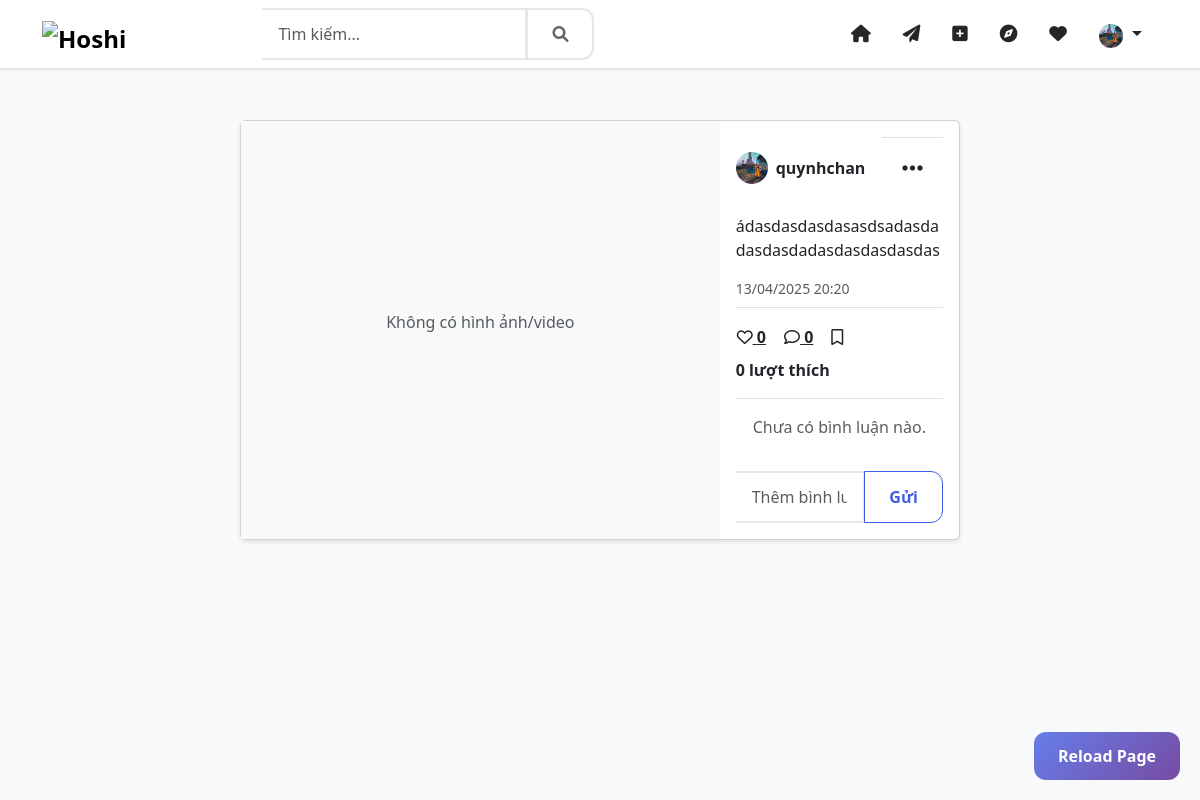
/posts/26/ (signed in), run on an earlier commit of the app's database.
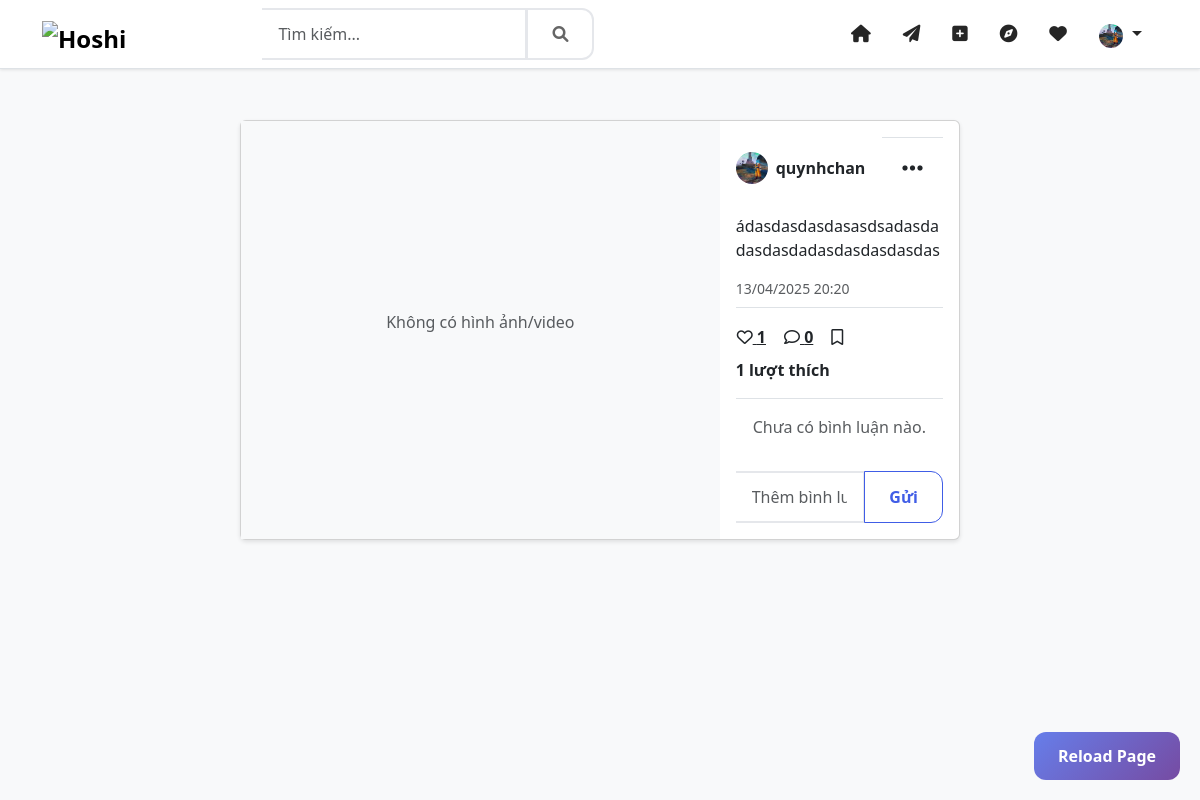
And on a later commit of the database.
### posts/models.py (models this page shows, shortened)
class Post(models.Model):
    author = models.ForeignKey(User,
                             on_delete=models.CASCADE,
                             related_name='posts')
    caption = models.TextField(blank=True)
    location = models.CharField(max_length=100, blank=True)
    created_at = models.DateTimeField(auto_now_add=True)
    updated_at = models.DateTimeField(auto_now=True)
    likes_count = models.PositiveIntegerField(default=0)
    comments_count = models.PositiveIntegerField(default=0)
    disable_comments = models.BooleanField(default=False)
    hide_likes = models.BooleanField(default=False)
    is_archived = models.BooleanField(default=False)
    notifications = GenericRelation(Notification)
    class Meta:
        ordering = ['-created_at']
        indexes = [
            models.Index(fields=['-created_at']),
            models.Index(fields=['author', '-created_at']),
        ]

### accounts/models.py (models this page shows, shortened)
class User(AbstractUser):
    email = models.EmailField(_('email address'), unique=True)
    phone_number = PhoneNumberField(_('phone number'), blank=True, null=True, unique=True)
    avatar = ProcessedImageField(upload_to='avatars',
                               processors=[ResizeToFill(300, 300)],
                               format='JPEG',
                               options={'quality': 90},
                               blank=True,
                               null=True)
    bio = models.TextField(_('bio'), max_length=500, blank=True)
    website = models.URLField(_('website'), max_length=200, blank=True)
    birth_date = models.DateField(_('birth date'), null=True, blank=True)
    gender = models.CharField(_('gender'), max_length=10, choices=[
        ('M', _('Male')),
        ('F', _('Female')),
        ('O', _('Other')),
    ], blank=True)
    is_private = models.BooleanField(_('private account'), default=False)
    _is_verified = models.BooleanField(_('verified account'), default=False, db_column='is_verified')
    created_at = models.DateTimeField(auto_now_add=True)
    updated_at = models.DateTimeField(auto_now=True)
    is_suspended = models.BooleanField(_('suspended account'), default=False)
    suspension_reason = models.TextField(_('suspension reason'), blank=True, null=True)
    suspension_end_date = models.DateTimeField(_('suspension end date'), blank=True, null=True)
    facebook = models.URLField(_('facebook'), max_length=200, blank=True)
    twitter = models.URLField(_('twitter'), max_length=200, blank=True)
    instagram = models.URLField(_('instagram'), max_length=200, blank=True)
    linkedin = models.URLField(_('linkedin'), max_length=200, blank=True)
    push_notifications = models.BooleanField(_('push notifications'), default=False)
    email_notifications = models.BooleanField(_('email notifications'), default=False)
    like_notifications = models.BooleanField(_('like notifications'), default=False)
    comment_notifications = models.BooleanField(_('comment notifications'), default=False)
    follow_notifications = models.BooleanField(_('follow notifications'), default=False)
    mention_notifications = models.BooleanField(_('mention notifications'), default=False)
    message_notifications = models.BooleanField(_('message notifications'), default=False)
    private_account = models.BooleanField(_('private account'), default=False)
    hide_activity = models.BooleanField(_('hide activity status'), default=False)
    block_messages = models.BooleanField(_('block messages from non-followers'), default=False)
    two_factor_auth = models.BooleanField(_('two-factor authentication'), default=False)
    followers = models.ManyToManyField('self',
                                     through='UserFollowing',
                                     related_name='following',
                                     symmetrical=False)
    blocked_users = models.ManyToManyField('self',
                                     through='UserBlock',
                                     related_name='blocked_by',
                                     symmetrical=False)
    history = HistoricalRecords()
    @property
    def is_verified(self):
        """Ensure is_verified always returns a boolean value"""
        if isinstance(self._is_verified, bool):
            return self._is_verified
        return False
    @is_verified.setter
    def is_verified(self, value):
        """Ensure is_verified is always stored as a boolean value"""
        if isinstance(value, bool):
            self._is_verified = value
        else:
            self._is_verified = False
    class Meta:
        verbose_name = _('user')
        verbose_name_plural = _('users')
    def get_avatar_url(self):
        if self.avatar:
            return self.avatar.url

### posts/views.py (the view, shortened to what this page needs)
# urls.py: path('<int:post_id>/', views.post_detail, name='post_detail'),
@login_required
def post_detail(request, post_id):
    post = get_object_or_404(Post, id=post_id)
    if UserBlock.objects.filter(blocker=post.author, blocked=request.user).exists():
        messages.error(request, 'Bạn không thể xem bài viết này vì tác giả đã chặn bạn.')
        return redirect('posts:feed')
    root_comments = Comment.objects.filter(post=post, parent=None).order_by('created_at')
    comments_with_replies = []
    context = {
        'post': post,
        'comments_data': comments_with_replies,
        'total_comments': Comment.objects.filter(post=post).count()
    }
    return render(request, 'posts/post_detail.html', context)

### templates/posts/post_detail.html (shortened to what the changed rows need)
{% extends 'base/base.html' %}
{% load i18n %}
{% load static %}
{% block content %}
<div class="container py-4">
    <div class="row">
        <div class="col-lg-8 mx-auto">
            <div class="card">
                <div class="row g-0">
                    <div class="col-md-4">
                        <div class="card-body h-100 d-flex flex-column">
                            <div class="border-bottom pb-2 mb-3">
                                <div class="d-flex align-items-center justify-content-between mb-3">
                                    <div class="d-flex align-items-center">
                                        <img src="{{ post.author.get_avatar_url }}"
                                             class="rounded-circle me-2"
                                             width="32"
                                             height="32"
                                             alt="{{ post.author.username }}">
                                        <div>
                                            <a href="{% url 'accounts:profile' username=post.author.username %}"
                                               class="text-dark text-decoration-none fw-bold">
                                                {{ post.author.username }}
                                            </a>
                                        </div>
                                    </div>
                                    {% if request.user == post.author %}
                                    <div class="post-actions">
                                    </div>
                                    {% endif %}
                                </div>
                                {% if post.caption %}
                                <p class="card-text">
                                    {{ post.caption }}
                                </p>
                                {% endif %}
                                <p class="card-text text-muted small">
                                    {{ post.created_at|date:"d/m/Y H:i" }}
                                </p>
                            </div>
                            <div class="border-bottom pb-2 mb-3">
                                <div class="d-flex mb-2">
                                    <button class="btn btn-link text-dark p-0 me-3 like-button"
                                            data-post-id="{{ post.id }}">
                                        <i class="{% if request.user in post.post_likes.all %}fas{% else %}far{% endif %} fa-heart"></i>
                                        <span class="likes-count" data-post-id="{{ post.id }}">{{ post.likes_count }}</span>
                                    </button>
                                    <button class="btn btn-link text-dark p-0 me-3">
                                        <i class="far fa-comment"></i>
                                        <span>{{ post.comments_count }}</span>
                                    </button>
                                </div>
                                <p class="mb-2 likes-count-display">
                                    <a href="#" class="text-dark text-decoration-none fw-bold show-likes-button" data-post-id="{{ post.id }}">
                                        {{ post.likes_count }} lượt thích
                                    </a>
                                </p>
                            </div>
                        </div>
                    </div>
                </div>
            </div>
        </div>
    </div>
</div>
{% endblock %}

What changed in the data, as far as the page shows it:
changed Post "ádasdasdasdasasdsadasdadasdasdadasdasdasdasdas": likes_count "0" → "1"
